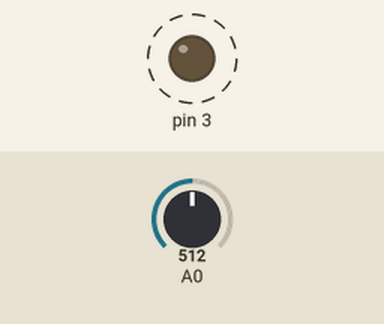
A sketch run on a simulated Arduino Uno, built with avr-gcc and run on an emulated ATmega328P. Parts: output pins drawn as LEDs (lit = HIGH). Dashed ring = blinking. Inputs (shaded band) come from the test bench; at power-on: A0 = 512. What the sketch prints to the serial monitor is not drawn.

Above: at 1.9 s.
2.0 s: A0 set to 984
6.1 s: A0 set to 1010
Timing chart, 0 to 15.6 s (numbered marks = the images above; inputs shaded):
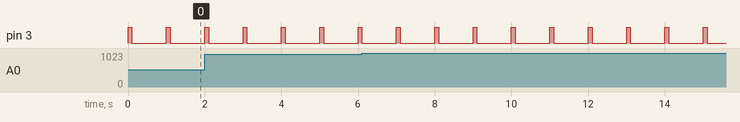

Measured:
- by itself, pin 3: alternates HIGH for 0.10 s and LOW for 0.90 s

The sketch:

Sensor_Calibration.ino
```cpp
int deviationTest=0;


void setup() {
   Serial.begin(9600);                     // use a baud rate of 9600 bps
   pinMode(1,OUTPUT);                     // set pin1 as an output (pin1=TX)
   Serial. write(12);                 // clear screen & move to top left position
   Serial. write(128);                // move cursor to row 0, position 1
   Serial. write("Conductivity Sensor");  // print a text string starting at (0,1)
   Serial. write(152);                // move cursor to row 1, position 4
   Serial. write("Calibration");            // print a text string starting at (1,4)
   Serial. write(189);                // move cursor to row 3, position 1
   Serial. write("analog input=");        // print  text string at (3,1)
   Serial. write(22);                 // turn cursor off to keep screen clean
   pinMode(3, OUTPUT);
   if (deviationTest==1)
   {
    double total=0;
    double readings[]={};
    for (int i=0; i<10;i++)
    {
    delay (100);
    digitalWrite(3,HIGH);                  // apply 5V to the conductivity sensor
    delay(100);                            // hold the voltage at pin 3 for 0.1s
    double analogS=double(analogRead(0));             // read voltage on + side of 10kohm resistor
    digitalWrite(3,LOW);                   // turn off power to the conductivity sensor
    Serial.write(202);                 // move cursor to row 3, position 14
    Serial.print(analogS);                 // print the analog input reading (0 to 1023)
    Serial.write("  ");                    // overwrite previously printed numbers
    delay(1000);                           // delay 1 second between measurements
    readings[i]=analogS;
    total=total+analogS;
    }
    double average=total/10.0;
    double std=0;
    for (int i=0;i=10;i++)
    {
      std=std+sq(readings[i]-average);
    }
    std=sqrt(std/9);
    Serial.write(168);
    Serial.print(8008,2);
   }
   //Serial.print(average)
}

void loop() {
   if (deviationTest==0)
   {
   digitalWrite(3,HIGH);                  // apply 5V to the conductivity sensor
   delay(100);                            // hold the voltage at pin 3 for 0.1s
   int analogS=analogRead(0);             // read voltage on + side of 10kohm resistor
   digitalWrite(3,LOW);                   // turn off power to the conductivity sensor
   Serial.write(202);                 // move cursor to row 3, position 14
   Serial.println(analogS);                 // print the analog input reading (0 to 1023)
   Serial.write("  ");                    // overwrite previously printed numbers
   delay(900);                           // delay 1 second between measurements
   }
}
```
